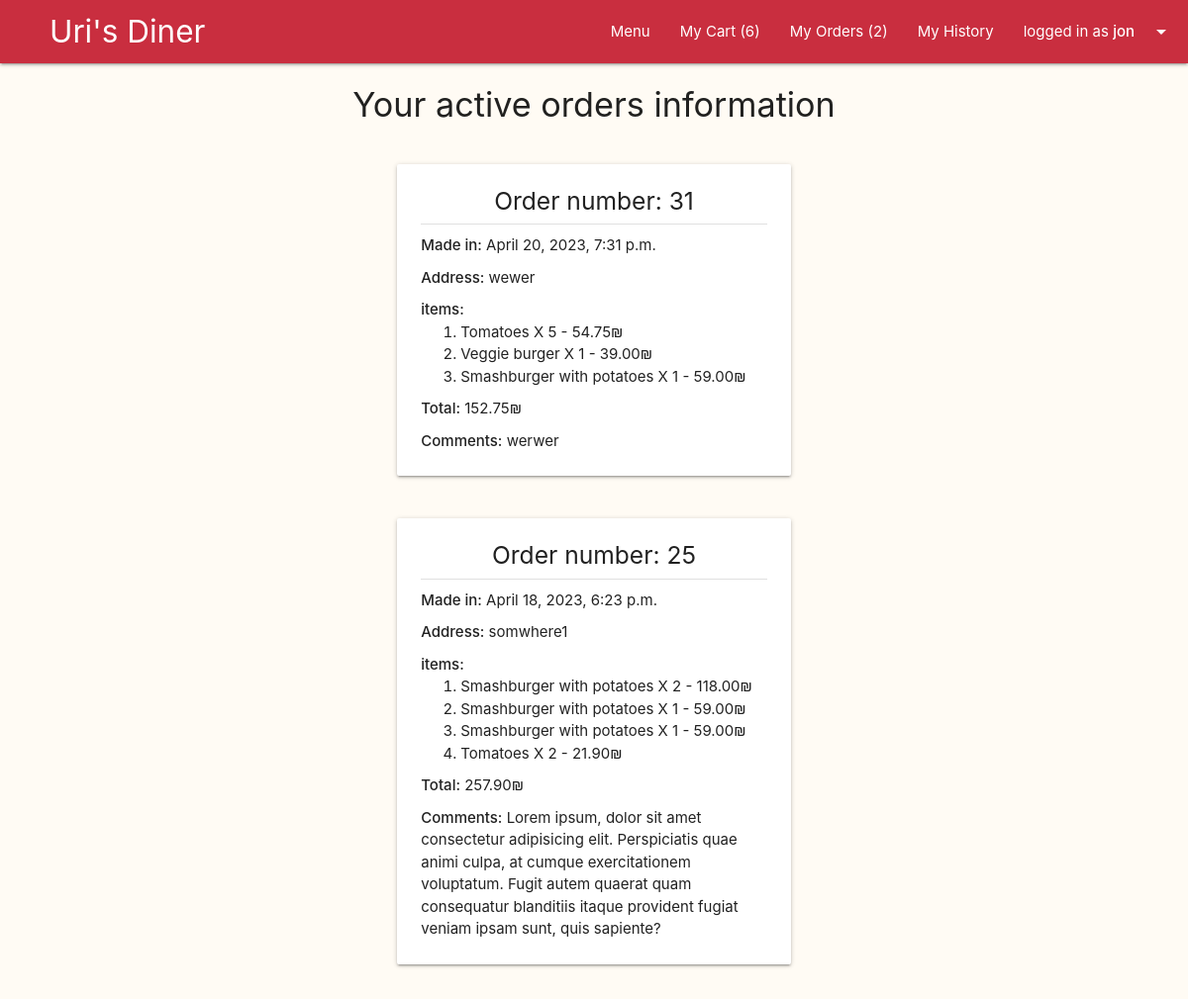
Page /delivery/ (signed in) on the committed database.
### main/models.py (models this page shows, shortened)
class Cart(models.Model):
    user = models.ForeignKey(User, on_delete=models.CASCADE, blank=False)
    @property
    def total_to_pay(self):
        total = sum(item.item_total for item in self.item_set.all())
        return total

class Delivery(models.Model):
    is_delivered = models.BooleanField(default=False)
    address = models.CharField(max_length=200, blank=False)
    comment = models.CharField(max_length=500, blank=True)
    created = models.DateTimeField(auto_now_add=True)
    order = models.OneToOneField(Cart, primary_key=True, on_delete=models.CASCADE)

class Item(models.Model):
    dish = models.ForeignKey(Dish, on_delete=models.CASCADE, blank=False)
    cart = models.ForeignKey(Cart, on_delete=models.CASCADE, blank=False)
    amount = models.IntegerField(blank=False, default=1)
    @property
    def item_total(self):
        total = self.amount * self.dish.price
        return total

class Dish(models.Model):
    name = models.CharField(max_length=50, blank=False)
    price = models.DecimalField(max_digits=5, decimal_places=2, blank=False)
    description = models.CharField(max_length=300, blank=False)
    is_gluten_free = models.BooleanField(default=False)
    is_vegeterian = models.BooleanField(default=False)
    category = models.ForeignKey(Category, on_delete=models.CASCADE, limit_choices_to={'is_deleted':False})
    is_deleted = models.BooleanField(default=False)
    image_Url = models.URLField(null=True, blank=True)
    image_file = models.ImageField(upload_to=dish_image_path, null=True, blank=True)

### main/views.py (the view)
# urls.py: path('delivery/', views.show_delivery, name="show_delivery"),
@login_required(login_url='user_login')
def show_delivery(request):
    open_orders = sorted(request.user.cart_set.filter(delivery__is_delivered=False), key=lambda order: order.delivery.created, reverse=True)
    return render(request, 'main/delivery.html', {'open_orders':open_orders})

### main/context_processors.py (called while the page is built)
def site_wide_data(request):
    try:
        data = {
        'open_orders_number' : len(Cart.objects.filter(delivery__is_delivered=False)),
        'my_open_orders_number' : len(Delivery.objects.filter(order__user=request.user).filter(is_delivered=False)),
        'my_cart_items_number' : len(User.objects.get(id=request.user.id).cart_set.last().item_set.all())
        }
    except:
        data = {}
    return data

### main/templates/main/delivery.html (shortened to what this page needs)
{% extends 'layouts/main.html' %}
{% block main-content %}
<div class="container">
  <div class="row">
    <div class="col l12 center-align">
      <h4>Your active orders information</h4>
    </div>
  </div>
  {% if open_orders %}
  {% for order in open_orders %}
  <div class="row">
    <div class="col l6 offset-l3">
      <div class="card">
        <div class="card-content">
          <h5 class="center-align no-top-margin">Order number: {{order.delivery.order_id}}
          </h5>
          <div class="divider"></div>
          <div>
            <div class="more-top-bottom-margin"><strong>Made in:</strong>
              {{order.delivery.created}}
            </div>
            <div class="more-top-bottom-margin"><strong>Address:</strong>
              {{order.delivery.address}}
            </div>
            <strong>items:</strong>
            <ol class="no-top-bottom-margin">
              {% for item in order.item_set.all %}
              <li>
                {{item.dish.name}} X {{item.amount}} -
                {{item.item_total}}₪
              </li>
              {% endfor %}
            </ol>
          </div>
          <div class="more-top-bottom-margin"><strong>Total:</strong>
            {{order.total_to_pay}}₪
          </div>
          <div><strong>Comments:</strong> {{order.delivery.comment}}
          </div>
        </div>
      </div>
    </div>
  </div>
  {% endfor %}
  {% else %}
  <div class="row center-align">
    <div class="section">
      <h6>You have no active orders.</h6>
    </div>
  </div>
  {% endif %}
</div>
{% endblock main-content %}

### templates/common/navbar.html (shortened to what this page needs)
{% load static %}
<nav>
  <div class="nav-wrapper">
    <a href="{% url 'main' %}" class="brand-logo" style="left: 50px"> Uri's Diner</a>
    <ul class="right">
      <li><a href="{% url 'menu_all_categories' %}">Menu</a></li>
      {% if request.user.username %}
      {% if request.user.is_staff == True %}
      <li><a href="{% url 'manage_orders' %}">Open Orders
          ({{open_orders_number}})</a></li>
      <li><a href="{% url 'show_orders_history' %}">Orders History</a></li>
      {% else %}
      <li><a href="{% url 'show_cart' %}">My Cart
          ({{my_cart_items_number}})</a></li>
      <li><a href="{% url 'show_delivery' %}">My Orders
          ({{my_open_orders_number}})
        </a></li>
      <li><a href="{% url 'user_history' %}">My History</a></li>
      {% endif %}
      <li><a class="dropdown-trigger" href="#!"
          data-target="user-dropdown">logged in as
          <strong>{{request.user.username}}</strong><i
            class="material-icons right">arrow_drop_down</i></a></li>
      {% else %}
      <li><a href="{% url 'user_login' %}">Log In</a></li>
      <li><a href="{% url 'user_signup' %}">Sign up</a></li>
      {% endif %}
    </ul>
  </div>
</nav>

### static/css/custom.css (style rules this page uses)
body { background-color: #fffbf4; }
.no-top-margin { margin-top: 0px; }
.no-top-bottom-margin { margin-bottom: 0px; margin-top: 0px; }
.more-top-bottom-margin { margin-bottom: 10px; margin-top: 10px; }

### rows in the picture
Cart: delivery.order_id "31", delivery.created "April 20, 2023, 7:31 p.m.", delivery.address "wewer", total_to_pay "152.75", delivery.comment "werwer"
Item: dish.name "Tomatoes", amount "5", item_total "54.75"
Item: dish.name "Veggie burger", amount "1", item_total "39.00"
Item: dish.name "Smashburger with potatoes", amount "1", item_total "59.00"
Cart: delivery.order_id "25", delivery.created "April 18, 2023, 6:23 p.m.", delivery.address "somwhere1", total_to_pay "257.90", delivery.comment "Lorem ipsum, dolor sit amet consectetur adipisicing elit. Perspiciatis quae animi culpa, at cumque exercitationem voluptatum. Fugit autem quaerat quam consequatur blanditiis itaque provident fugiat veniam ipsam sunt, quis sapiente?"
Item: dish.name "Smashburger with potatoes", amount "2", item_total "118.00"
Item: dish.name "Smashburger with potatoes", amount "1", item_total "59.00"
Item: dish.name "Smashburger with potatoes", amount "1", item_total "59.00"
Item: dish.name "Tomatoes", amount "2", item_total "21.90"

### other values in the picture
{{ my_cart_items_number }} "6"
{{ my_open_orders_number }} "2"
{{ request.user.username }} "jon"
